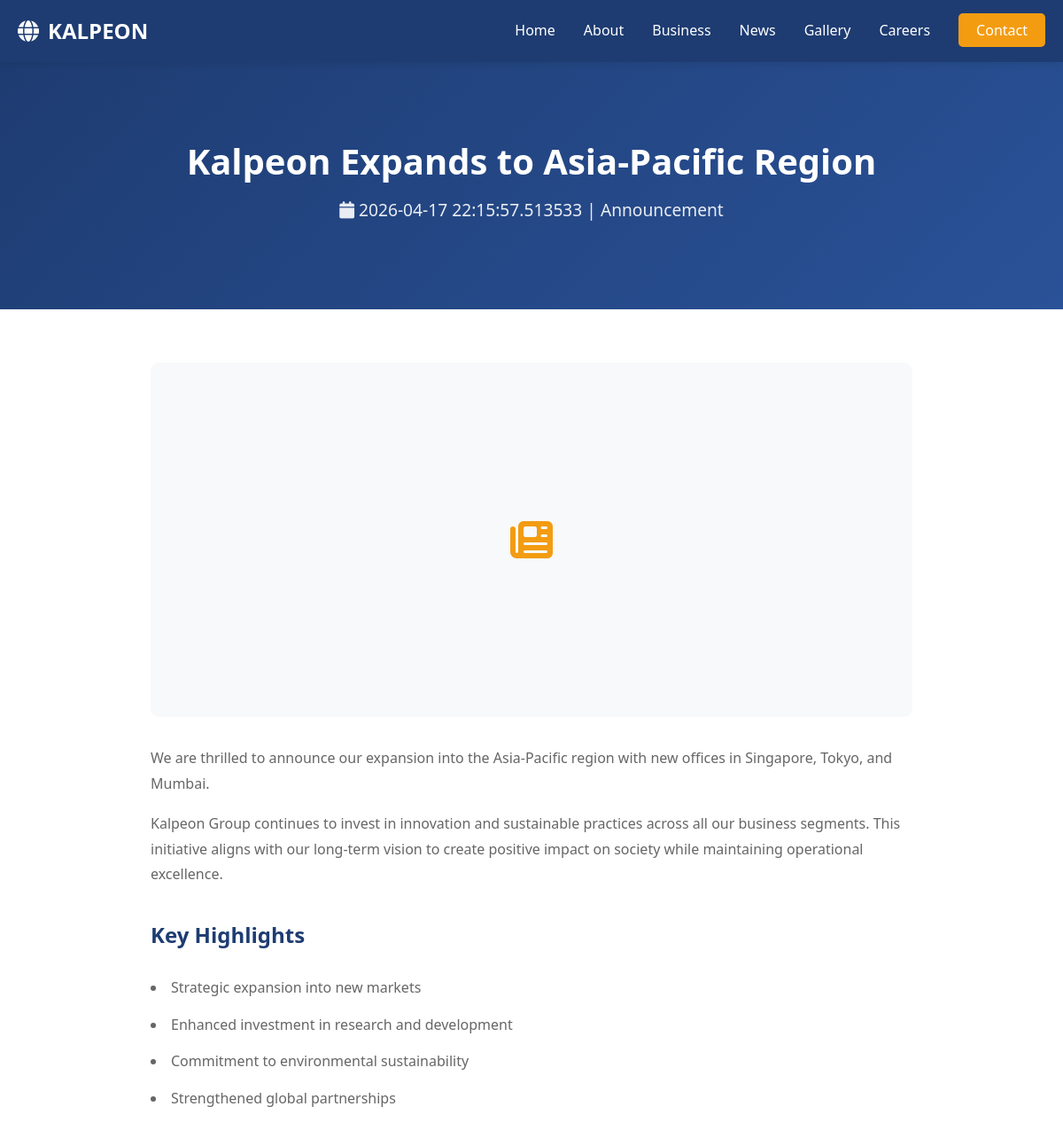
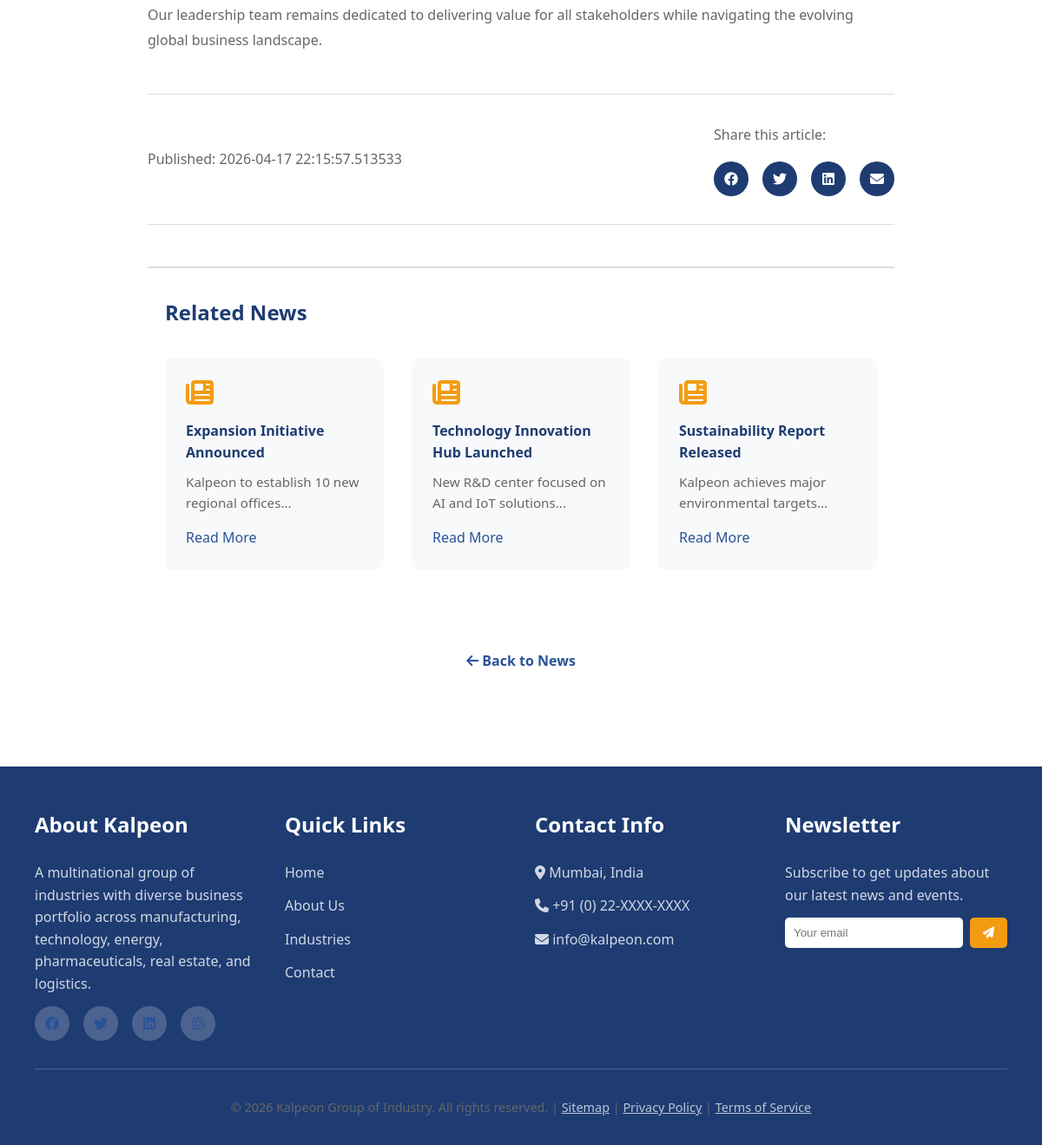
Screenshot of /news/1 with the database file from the repository (2 pictures, top to bottom).
### models.py (models this page shows, shortened)
class News(db.Model):
    __tablename__ = 'news'
    id = db.Column(db.Integer, primary_key=True)
    title = db.Column(db.String(200), nullable=False)
    content = db.Column(db.Text, nullable=False)
    date = db.Column(db.DateTime, default=datetime.utcnow)
    image = db.Column(db.String(200), default='news_default.jpg')
    is_published = db.Column(db.Boolean, default=True)
    views = db.Column(db.Integer, default=0)
    created_at = db.Column(db.DateTime, default=datetime.utcnow)
    updated_at = db.Column(db.DateTime, default=datetime.utcnow, onupdate=datetime.utcnow)

### app.py (the view)
@app.route('/news/<int:news_id>')
def news_detail(news_id):
    news_item = News.query.get_or_404(news_id)
    if not news_item.is_published:
        return "News not found", 404
    news_item.views += 1
    db.session.commit()
    return render_template('news_detail.html', news=news_item)

### templates/news_detail.html (shortened to what this page needs)
{% extends "base.html" %}
{% block content %}
<div class="page-header">
    <h1>{{ news.title }}</h1>
    <p>
        <i class="fas fa-calendar"></i> {{ news.date }}
        <span class="divider">|</span>
        <span class="category">Announcement</span>
    </p>
</div>
<section class="article-detail">
    <div class="article-container">
        <div class="article-image">
            <div class="article-placeholder">
                <i class="fas fa-newspaper"></i>
            </div>
        </div>
        <article class="article-body">
            <p>{{ news.content }}</p>
            <p>Kalpeon Group continues to invest in innovation and sustainable practices across all our business segments. This initiative aligns with our long-term vision to create positive impact on society while maintaining operational excellence.</p>
            <h3>Key Highlights</h3>
            <ul>
                <li>Strategic expansion into new markets</li>
                <li>Enhanced investment in research and development</li>
                <li>Commitment to environmental sustainability</li>
                <li>Strengthened global partnerships</li>
            </ul>
            <p>Our leadership team remains dedicated to delivering value for all stakeholders while navigating the evolving global business landscape.</p>
            <div class="article-footer">
                <div class="article-meta">
                    <span class="published">Published: {{ news.date }}</span>
                </div>
                <div class="article-share">
                    <p>Share this article:</p>
                    <div class="share-buttons">
                        <a href="#" class="share-btn facebook"><i class="fab fa-facebook"></i></a>
                        <a href="#" class="share-btn twitter"><i class="fab fa-twitter"></i></a>
                        <a href="#" class="share-btn linkedin"><i class="fab fa-linkedin"></i></a>
                        <a href="#" class="share-btn email"><i class="fas fa-envelope"></i></a>
                    </div>
                </div>
            </div>
        </article>
    </div>
    <section class="related-news">
        <h3>Related News</h3>
        <div class="news-cards-row">
            <div class="news-card-small">
                <i class="fas fa-newspaper"></i>
                <h4>Expansion Initiative Announced</h4>
                <p>Kalpeon to establish 10 new regional offices...</p>
                <a href="/news">Read More</a>
            </div>
            <div class="news-card-small">
                <i class="fas fa-newspaper"></i>
                <h4>Technology Innovation Hub Launched</h4>
                <p>New R&D center focused on AI and IoT solutions...</p>
                <a href="/news">Read More</a>
            </div>
            <div class="news-card-small">
                <i class="fas fa-newspaper"></i>
                <h4>Sustainability Report Released</h4>
                <p>Kalpeon achieves major environmental targets...</p>
                <a href="/news">Read More</a>
            </div>
        </div>
    </section>
    <div class="back-link">
        <a href="/news"><i class="fas fa-arrow-left"></i> Back to News</a>
    </div>
</section>
{% endblock %}

### static/css/style.css (style rules this page uses)
:root { --primary-color: #1e3c72; --secondary-color: #2a5298; --accent-color: #f39c12; --text-dark: #333333; --text-light: #666666; --bg-light: #f8f9fa; --border-color: #ddd; --white: #ffffff; }
* { margin: 0; padding: 0; box-sizing: border-box; }
html { scroll-behavior: smooth; }
body { font-family: 'Segoe UI', Tahoma, Geneva, Verdana, sans-serif; color: var(--text-dark); line-height: 1.6; background-color: var(--white); }
h1, h2, h3, h4, h5, h6 { color: var(--primary-color); margin-bottom: 1rem; font-weight: 600; }
h1 { font-size: 2.5rem; }
h3 { font-size: 1.5rem; }
p { color: var(--text-light); margin-bottom: 1rem; }
a { color: var(--secondary-color); text-decoration: none; transition: color 0.3s ease; }
.page-header { background: linear-gradient(135deg, var(--primary-color), var(--secondary-color)); color: var(--white); padding: 80px 20px; text-align: center; }
.page-header h1 { color: var(--white); font-size: 2.5rem; margin-bottom: 0.5rem; }
.page-header p { color: rgba(255,255,255,0.9); font-size: 1.2rem; }
section { padding: 60px 20px; }
.news-image, .article-image { width: 100%; height: 200px; background-color: var(--bg-light); display: flex; align-items: center; justify-content: center; }
.news-placeholder, .article-placeholder { font-size: 3rem; color: var(--accent-color); }
.article-detail { background-color: var(--white); max-width: 900px; margin: 0 auto; }
.article-container { margin-bottom: 3rem; }
.article-image { width: 100%; height: 400px; background-color: var(--bg-light); display: flex; align-items: center; justify-content: center; border-radius: 10px; margin-bottom: 2rem; }
.article-body { line-height: 1.8; }
.article-body h3 { margin-top: 2rem; }
.article-body ul { list-style-position: inside; margin: 1.5rem 0; }
.article-body li { margin-bottom: 0.8rem; color: var(--text-light); }
.article-footer { display: flex; justify-content: space-between; align-items: center; margin: 3rem 0; padding: 2rem 0; border-top: 1px solid var(--border-color); border-bottom: 1px solid var(--border-color); flex-wrap: wrap; gap: 2rem; }
.article-meta { color: var(--text-light); }
.share-buttons { display: flex; gap: 1rem; }
.share-btn { display: inline-block; width: 40px; height: 40px; background-color: var(--primary-color); color: var(--white); border-radius: 50%; text-align: center; line-height: 40px; transition: all 0.3s ease; }
.related-news { margin-top: 3rem; padding-top: 2rem; border-top: 2px solid var(--border-color); }
.news-cards-row { display: grid; grid-template-columns: repeat(auto-fit, minmax(200px, 1fr)); gap: 2rem; margin-top: 2rem; }
.news-card-small { background-color: var(--bg-light); padding: 1.5rem; border-radius: 10px; transition: all 0.3s ease; }
.news-card-small i { font-size: 2rem; color: var(--accent-color); margin-bottom: 1rem; }
.news-card-small h4 { margin-bottom: 0.5rem; }
.news-card-small p { font-size: 0.95rem; margin-bottom: 1rem; }
.back-link { margin-top: 2rem; text-align: center; }
.back-link a { color: var(--secondary-color); font-weight: 600; }

### rows the page displays
News: title "Kalpeon Expands to Asia-Pacific Region", date "2026-04-17 22:15:57.513533", content "We are thrilled to announce our expansion into the Asia-Pacific region with new offices in Singapore, Tokyo, and Mumbai."
